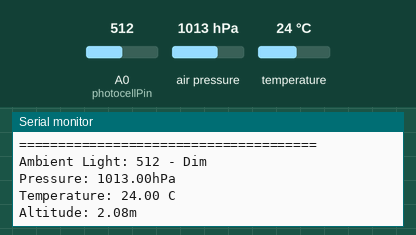
Simulated run of this sketch. Board: Arduino Uno, built with avr-gcc and run on an emulated ATmega328P. Shown: the last lines printed to the serial monitor. The inputs (shaded band) are chosen by the test bench; at power-on: air pressure 1013 hPa, A0 (photocellPin) = 512, temperature 24 °C.

Above: at 1.2 s.
1.3 s: air pressure set to 952 hPa
At 1.3 s:
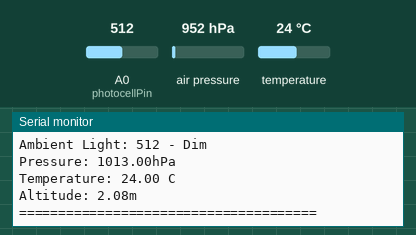
5.5 s: A0 (photocellPin) set to 490
At 6.1 s:
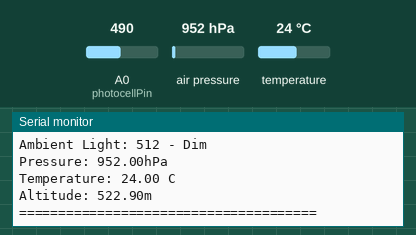
9.1 s: A0 (photocellPin) set to 190
12.4 s: A0 (photocellPin) set to 0
15.7 s: A0 (photocellPin) set to 810
19.0 s: temperature set to 12 °C
At 20.4 s:
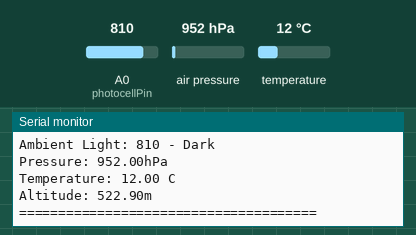

Measured:
- after the input at 19.0 s, the serial monitor: prints a new line after 0.76 s (image 3)

The sketch:

ambiance.ino
```cpp
#include <Wire.h>
#include <Adafruit_Sensor.h>
#include <Adafruit_BMP085_U.h>

int photocellPin = 0;     // the cell and 10K pulldown are connected to a0
int photocellReading;     // the analog reading from the analog resistor divider
Adafruit_BMP085_Unified bmp = Adafruit_BMP085_Unified(10085);

void setup(void) {
  Serial.begin(9600);

  /* Initialise bmp085/180 sensor */
  if(!bmp.begin())
  {
    Serial.print("No BMP085/180 detected");
    while(1);
  }
}

void loop(void) {
  getData();
  delay(1000);
}

void getData() {
  /* Get a new sensor event */
  sensors_event_t event;
  bmp.getEvent(&event);

  getPhotocell();

  if (event.pressure) {
    Serial.print("Pressure: "); Serial.print(getPressure(event)); Serial.println("hPa");
    Serial.print("Temperature: "); Serial.print(getTemperature(event)); Serial.println(" C");
    Serial.print("Altitude: "); Serial.print(getAltitude(event, getTemperature(event))); Serial.println("m");
    Serial.println("======================================");
  }
}


float getPressure(sensors_event_t event) {
  return event.pressure;
}

float getAltitude(sensors_event_t event, float temperature) {
  float seaLevelPressure = SENSORS_PRESSURE_SEALEVELHPA; // default mean pressure at sea level; can replace with current local value
  return bmp.pressureToAltitude(seaLevelPressure, event.pressure, temperature);
}

float getTemperature(sensors_event_t event) {
  float temperature;
  bmp.getTemperature(&temperature);
  return temperature;
}

void getPhotocell() {
  photocellReading = analogRead(photocellPin);

  Serial.print("Ambient Light: "); Serial.print(photocellReading);     // the raw analog reading

  if (photocellReading < 10) {
    Serial.println(" - Very Bright");
  } else if (photocellReading < 200) {
    Serial.println(" - Bright");
  } else if (photocellReading < 500) {
    Serial.println(" - Light");
  } else if (photocellReading < 800) {
    Serial.println(" - Dim");
  } else {
    Serial.println(" - Dark");
  }
}
```
